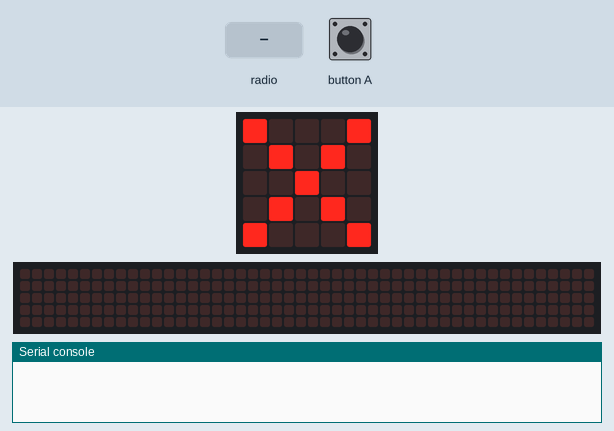
This program was run on a simulated BBC micro:bit running MicroPython. Shown: the board's 5×5 LED display, a strip that is not on the board, showing the scrolling text unrolled, the last lines printed to the serial console. The inputs (shaded band) are chosen by the test bench. No radio messages arrive unless stated (any console line starting 'radio sent:' is added by the test bench); the 48×5 strip is a reading aid, not a part: it shows the text the display is scrolling, unrolled, one strip-width of it at a time.

Above: at 1.2 s.
1.3 s: button A pressed for 0.15 s
At 1.37 s:
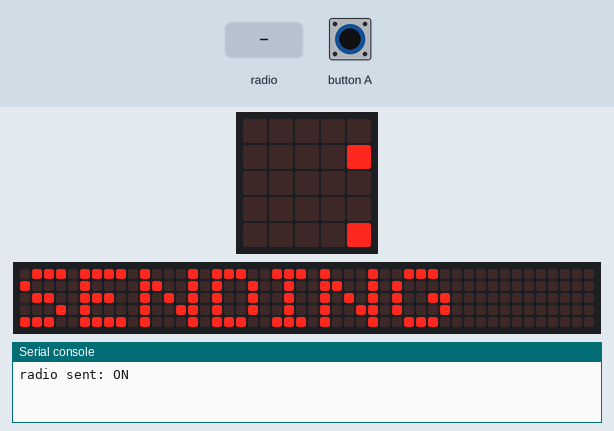
2.0 s: radio message "ON" arrives
At 8.4 s:
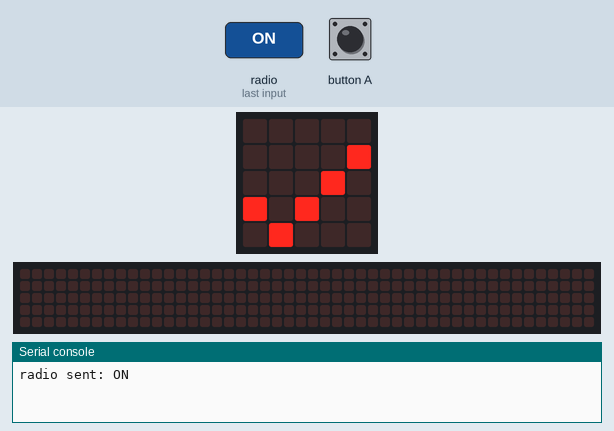
11.0 s: button A pressed for 3.2 s
At 12.67 s:
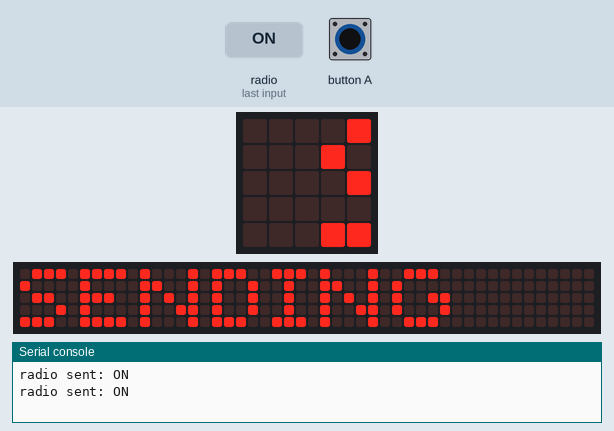

The program:

radio__6_.py
```python
# Add your Python code here. E.g.
from microbit import *
import radio

radio.on()
while True:
    if button_a.is_pressed():
        radio.send('ON')
        display.scroll('SENDING')
    incoming = radio.receive()
    if incoming == 'ON':
        display.show(Image.YES)
        sleep(5000)
    else:
        display.show(Image.NO)
```

Measured:
- after the input at 1.3 s, the display: changes at once (image 1)
- after the input at 2.0 s, the display: first differs from a run without the input after 5.5 s (image 2)
- after the input at 11.0 s, the display: first changes after 1.5 s (image 3 shows a later state)
